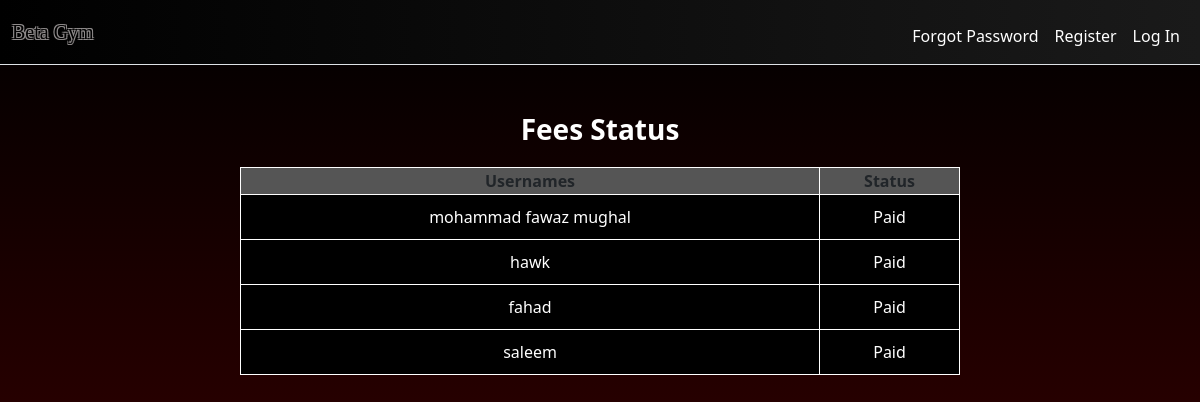
/feestatus, run on the app's committed database.
### tables this page shows
CREATE TABLE fees_paid(user_id INTEGER PRIMARY KEY,username TEXT NOT NULL);

### app.py (the view)
@app.route('/feestatus', methods=["GET", "POST"])
def fee():
    db = get_db()
    name = db.execute("SELECT username FROM fees_paid").fetchall()
    return render_template("Feestatus.html", name=name)

### app.py (called while the page is built)
def get_db():
    if "db" not in g:
        g.db = sqlite3.connect(DATABASE)
        g.db.row_factory = sqlite3.Row
    return g.db

@app.after_request
def after_request(response):
    response.headers["Cache-Control"] = "no-cache, no-store, must-revalidate"
    response.headers["Expires"] = 0
    response.headers["Pragma"] = "no-cache"
    return response

### templates/Feestatus.html (shortened to what this page needs)
{% extends "layout.html" %}
{% block main %}
    <h3><b>Fees Status</b></h3>
    <table>
        <thead>
            <tr>
                <th>Usernames</th>
                <th>Status</th>
            </tr>
        </thead>
        <tbody>
            {% for user in name %}
                <tr>
                    <td>{{user.username}}</td>
                    <td>Paid</td>
                </tr>
            {%endfor%}
        </tbody>
    </table>
{% endblock %}

### static/style.css (style rules this page uses)
body { background: linear-gradient(135deg, #2c2c2c,#b30000); min-height:100vh; margin:0; font-family: "Segoe UI",Tahoma,Geneva, Verdana, sans-serif; }
#calories_table, th,td { border:1px solid white; }
#calories_table th,td { padding:10px; text-align:center; }
#calories_table, th { background-color:#555; }

### templates/Feestatus.html (style rules this page uses)
body { background: linear-gradient(to bottom, #000000, #260000, #5C0100); text-align:center; }
h3 { margin-top:3rem; color:White; }
table { width:60%; margin:auto; margin-top:20px; border-collapse:collapse; }
td { color:white; background-color:black; }

### data on the page
fees_paid: username "mohammad fawaz mughal"
fees_paid: username "hawk"
fees_paid: username "fahad"
fees_paid: username "saleem"
